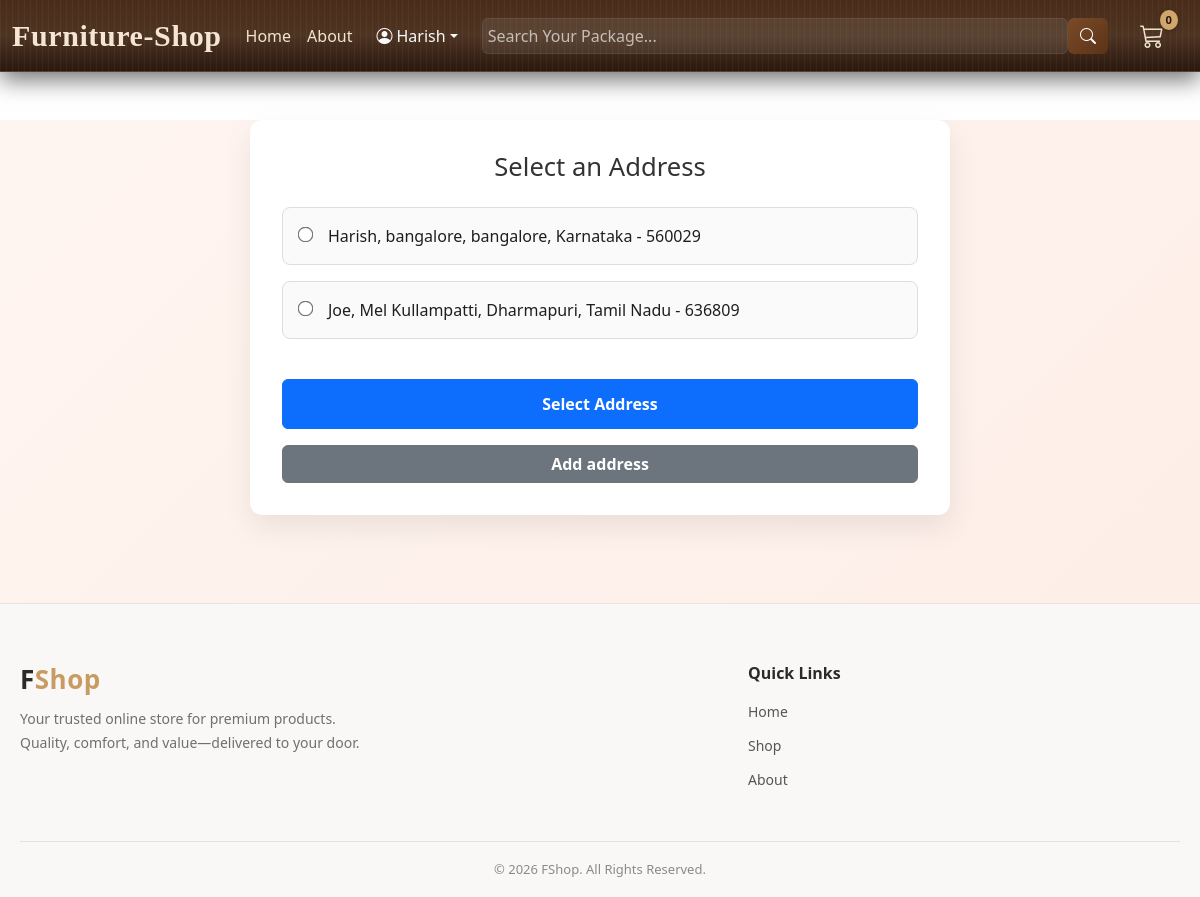
The app's page /address/select/27/ (signed in) with its own data.
### orders/models.py (models this page shows, shortened)
class Address(models.Model):
    user = models.ForeignKey(User, on_delete=models.CASCADE, related_name="addresses")
    full_name = models.CharField(max_length=100, help_text="Full name of the recipient")
    phone_number = models.CharField(
        max_length=10,
        validators=[
            RegexValidator(r'^\d{10}$', message="Phone number must be 10 digits long.")
        ],
        help_text="Recipient's phone number"
    )
    address_line1 = models.CharField(max_length=255, help_text="Street address, P.O. Box, etc.")
    address_line2 = models.CharField(
        max_length=255, blank=True, null=True, help_text="Apartment, suite, unit, building, floor, etc."
    )
    landmark = models.CharField(
        max_length=255, blank=True, null=True, help_text="Landmark near the address"
    )
    city = models.CharField(max_length=100, help_text="City name")
    state = models.CharField(
        max_length=100,
        help_text="State name",
        choices=[
    ("Andhra Pradesh", "Andhra Pradesh"),
    ("Arunachal Pradesh", "Arunachal Pradesh"),
    ("Assam", "Assam"),
    ("Bihar", "Bihar"),
    ("Chhattisgarh", "Chhattisgarh"),
    ("Goa", "Goa"),
    ("Gujarat", "Gujarat"),
    ("Haryana", "Haryana"),
    ("Himachal Pradesh", "Himachal Pradesh"),
    ("Jharkhand", "Jharkhand"),
    ("Karnataka", "Karnataka"),
    ("Kerala", "Kerala"),
    ("Madhya Pradesh", "Madhya Pradesh"),
    ("Maharashtra", "Maharashtra"),
    ("Manipur", "Manipur"),
    ("Meghalaya", "Meghalaya"),
    ("Mizoram", "Mizoram"),
    ("Nagaland", "Nagaland"),
    ("Odisha", "Odisha"),
    ("Punjab", "Punjab"),
    ("Rajasthan", "Rajasthan"),
    ("Sikkim", "Sikkim"),
    ("Tamil Nadu", "Tamil Nadu"),
    ("Telangana", "Telangana"),
    ("Tripura", "Tripura"),
    ("Uttar Pradesh", "Uttar Pradesh"),
    ("Uttarakhand", "Uttarakhand"),
    ("West Bengal", "West Bengal"),
    ("Andaman and Nicobar Islands", "Andaman and Nicobar Islands"),
    ("Chandigarh", "Chandigarh"),
    ("Dadra and Nagar Haveli and Daman and Diu", "Dadra and Nagar Haveli and Daman and Diu"),
    ("Delhi", "Delhi"),
    ("Jammu and Kashmir", "Jammu and Kashmir"),
    ("Ladakh", "Ladakh"),
    ("Lakshadweep", "Lakshadweep"),
    ("Puducherry", "Puducherry"),
        ]
    )
    pincode = models.CharField(
        max_length=6,
        validators=[
            RegexValidator(r'^\d{6}$', message="PIN code must be 6 digits long.")
        ],
        help_text="6-digit PIN code"
    )
    country = models.CharField(
        max_length=100, default="India", editable=False, help_text="Country name"
    )
    is_default = models.BooleanField(
        default=False, help_text="Set as the default address"
    )
    created_at = models.DateTimeField(auto_now_add=True)
    updated_at = models.DateTimeField(auto_now=True)
    class Meta:
        unique_together = ('user', 'pincode', 'address_line1', 'address_line2')

### orders/views.py (the view, shortened to what this page needs)
# urls.py: path('address/select/<int:order_id>/', views.select_address_for_order, name='select_address_for_order'),
@login_required
def select_address_for_order(request, order_id):
    order = get_object_or_404(Order, id=order_id, user=request.user)
    addresses = request.user.addresses.all()
    return render(request, 'orders/select_address.html', {'order': order, 'addresses': addresses})

### templates/orders/select_address.html (shortened to what this page needs)
{% extends 'base/base.html' %}
{% block content %}
<div class="select-address">
    <form method="post">
        <h3>Select an Address</h3>
        <ul>
            {% for address in addresses %}
            <li>
                <label>
                    <input type="radio" name="address" value="{{ address.id }}">
                    {{ address.full_name }}, {{ address.address_line1 }}, {{ address.city }}, {{ address.state }} - {{address.pincode }}
                </label>
            </li>
            {% endfor %}
        </ul>
        <button type="submit" class="btn btn-primary">Select Address</button>
    </form>
    <a href="{% url 'add_address'  %}?next={{request.path}}" class="btn btn-secondary">Add address</a>
</div>
{% endblock %}

### templates/base/includes/header.html (shortened to what this page needs)
<header>
    <nav class="navbar navbar-expand-lg sticky-top" data-bs-theme="dark">
        <div class="container-fluid">
            <a class="navbar-brand fw-bold" href="{% url 'home_page' %}">
                Furniture-Shop
            </a>
            <div class="collapse navbar-collapse" id="navbarSupportedContent">
                <ul class="navbar-nav me-3 mb-2 mb-lg-0">
                    <li class="nav-item">
                        <a class="nav-link {% if current_page == 'home' %}active{% endif %}"
                            href="{% url 'home_page' %}">Home</a>
                    </li>
                    <li class="nav-item">
                        <a class="nav-link {% if current_page == 'about' %}active{% endif %}"
                            href="{% url 'about_page' %}">About</a>
                    </li>
                </ul>
                <li class="nav-item dropdown">
                    <a class="nav-link dropdown-toggle d-flex align-items-center" href="#" data-bs-toggle="dropdown">
                        <i class="bi bi-person-circle me-1"></i>
                        {% if user.is_authenticated %}
                        {{user.username.capitalize}}
                        {% else %}
                        Hi User!
                        {% endif %}
                    </a>
                </li>
                <form class="d-flex flex-grow-1 mx-lg-4" method="get" action="{% url 'search_products' %}">
                    <input name="q" value="{{ query }}" class="form-control rounded-start" type="search"
                        placeholder="Search Your Package..." aria-label="Search">
                    <button class="btn btn-secondary rounded-end" type="submit">
                        <i class="bi bi-search"></i>
                    </button>
                </form>
                <ul class="navbar-nav ms-auto align-items-center mb-2 mb-lg-0">
                    {% if not user.is_staff %}
                    <li class="nav-item me-3 position-relative">
                        <a class="nav-link" href="{% url 'view_cart' %}">
                            <i class="bi bi-cart3 fs-4"></i>
                            {% if user.is_authenticated %}
                            <span class="cart-badge" id="cart-count">0</span>
                            {% endif %}
                        </a>
                    </li>
                    {% endif %}
                </ul>
            </div>
        </div>
    </nav>
</header>

### static/css/design.css (style rules this page uses)
* { margin: 0; padding: 0; box-sizing: border-box; font-family: "Poppins", system-ui, sans-serif; }
.navbar { background-color: #fd8b6b; }
.nav-item { list-style: none; color: rgb(250, 249, 249) !important; }
.cart-badge { position: absolute; top: -2px; right: -6px; background: linear-gradient(135deg, #ff9800, #ff5722); color: #fff; font-size: 11px; font-weight: 600; padding: 3px 7px; border-radius: 50%; box-shadow: 0 2px 6px rgba(0, 0, 0, 0.2); }
.navbar-brand { font-size: 30px; font-family:Georgia, 'Times New Roman', Times, serif; }

### templates/base/includes/header.html (style rules this page uses)
.navbar { background: repeating-linear-gradient( 90deg, rgba(255,255,255,0.04) 0px, rgba(255,255,255,0.04) 1px, transparent 1px, transparent 6px ), linear-gradient( 180deg, #4a2c1a, #4e3422, #2a180f ) !important; box-shadow: 0 8px 22px rgba(0,0,0,0.55) !important; border-bottom: 1px solid rgba(255,255,255,0.08) !important; }
.navbar-brand { color: #f5e6d3 !important; font-weight: 700 !important; letter-spacing: 0.6px !important; }
.navbar-nav .nav-link { color: #f1e4cf !important; font-weight: 500 !important; transition: color 0.3s ease !important; }
.navbar .form-control { background-color: rgba(255,255,255,0.08) !important; border: 1px solid rgba(255,255,255,0.15) !important; color: #1b1a1a !important; padding: 5px !important; }
.navbar .form-control::placeholder { color: rgba(255,255,255,0.65) !important; }
.navbar .btn-secondary { background: linear-gradient( 135deg, #7a4b28, #5c3317 ) !important; border: none !important; color: #fff !important; }
.cart-badge { position: absolute; top: 0; right: -6px; background: #cfa66b !important; color: #2a180f !important; font-size: 0.7rem !important; font-weight: 700 !important; padding: 2px 6px !important; border-radius: 50% !important; }

### records on screen
Address: full_name "Harish", address_line1 "bangalore", city "bangalore", state "Karnataka", pincode "560029"
Address: full_name "Joe", address_line1 "Mel Kullampatti", city "Dharmapuri", state "Tamil Nadu", pincode "636809"

### other values on screen
{{ user.username.capitalize }} "Harish"
